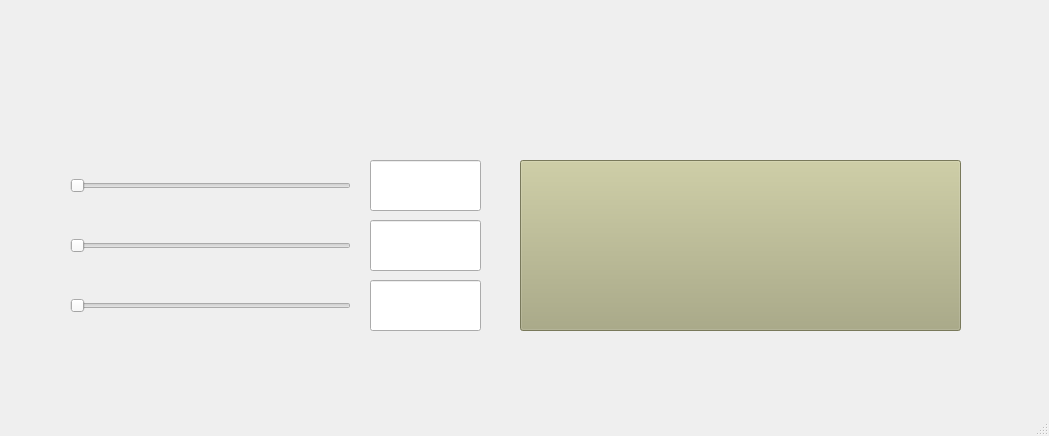
<?xml version="1.0" encoding="UTF-8"?>
<ui version="4.0">
 <class>MainWindow</class>
 <widget class="QMainWindow" name="MainWindow">
  <property name="geometry">
   <rect>
    <x>0</x>
    <y>0</y>
    <width>1049</width>
    <height>436</height>
   </rect>
  </property>
  <property name="windowTitle">
   <string>MainWindow</string>
  </property>
  <widget class="QWidget" name="centralwidget">
   <widget class="QLineEdit" name="txt_valor_R">
    <property name="geometry">
     <rect>
      <x>370</x>
      <y>160</y>
      <width>111</width>
      <height>51</height>
     </rect>
    </property>
    <property name="font">
     <font>
      <pointsize>16</pointsize>
      <weight>75</weight>
      <bold>true</bold>
     </font>
    </property>
    <property name="alignment">
     <set>Qt::AlignCenter</set>
    </property>
   </widget>
   <widget class="QSlider" name="hs_R">
    <property name="geometry">
     <rect>
      <x>70</x>
      <y>170</y>
      <width>281</width>
      <height>31</height>
     </rect>
    </property>
    <property name="orientation">
     <enum>Qt::Horizontal</enum>
    </property>
   </widget>
   <widget class="QLineEdit" name="txt_valor_G">
    <property name="geometry">
     <rect>
      <x>370</x>
      <y>220</y>
      <width>111</width>
      <height>51</height>
     </rect>
    </property>
    <property name="font">
     <font>
      <pointsize>16</pointsize>
      <weight>75</weight>
      <bold>true</bold>
     </font>
    </property>
    <property name="alignment">
     <set>Qt::AlignCenter</set>
    </property>
   </widget>
   <widget class="QSlider" name="hs_G">
    <property name="geometry">
     <rect>
      <x>70</x>
      <y>230</y>
      <width>281</width>
      <height>31</height>
     </rect>
    </property>
    <property name="orientation">
     <enum>Qt::Horizontal</enum>
    </property>
   </widget>
   <widget class="QLineEdit" name="txt_valor_B">
    <property name="geometry">
     <rect>
      <x>370</x>
      <y>280</y>
      <width>111</width>
      <height>51</height>
     </rect>
    </property>
    <property name="font">
     <font>
      <pointsize>16</pointsize>
      <weight>75</weight>
      <bold>true</bold>
     </font>
    </property>
    <property name="alignment">
     <set>Qt::AlignCenter</set>
    </property>
   </widget>
   <widget class="QSlider" name="hs_B">
    <property name="geometry">
     <rect>
      <x>70</x>
      <y>290</y>
      <width>281</width>
      <height>31</height>
     </rect>
    </property>
    <property name="orientation">
     <enum>Qt::Horizontal</enum>
    </property>
   </widget>
   <widget class="QPushButton" name="btn_color">
    <property name="geometry">
     <rect>
      <x>520</x>
      <y>160</y>
      <width>441</width>
      <height>171</height>
     </rect>
    </property>
    <property name="styleSheet">
     <string notr="true">background-color: rgb(170, 170, 127);</string>
    </property>
    <property name="text">
     <string/>
    </property>
   </widget>
   <widget class="QLabel" name="label_9">
    <property name="geometry">
     <rect>
      <x>920</x>
      <y>0</y>
      <width>121</width>
      <height>131</height>
     </rect>
    </property>
    <property name="text">
     <string/>
    </property>
    <property name="pixmap">
     <pixmap resource="recursos_proyecto.qrc">:/LOGO/Imagenes/HD-wallpaper-bob-esponja-mafioso-bob-esponja-gangster-mafioso-meme.jpg</pixmap>
    </property>
    <property name="scaledContents">
     <bool>true</bool>
    </property>
   </widget>
   <widget class="QLabel" name="label_6">
    <property name="geometry">
     <rect>
      <x>0</x>
      <y>0</y>
      <width>111</width>
      <height>121</height>
     </rect>
    </property>
    <property name="text">
     <string/>
    </property>
    <property name="pixmap">
     <pixmap resource="recursos_proyecto.qrc">:/NUMEROS/Imagenes/Boca_Juniors_logo18.svg.png</pixmap>
    </property>
    <property name="scaledContents">
     <bool>true</bool>
    </property>
   </widget>
   <widget class="QLabel" name="label_7">
    <property name="geometry">
     <rect>
      <x>120</x>
      <y>0</y>
      <width>791</width>
      <height>91</height>
     </rect>
    </property>
    <property name="text">
     <string/>
    </property>
    <property name="pixmap">
     <pixmap resource="recursos_proyecto.qrc">:/UAT_FIANS/Imagenes/FIANS.png</pixmap>
    </property>
    <property name="scaledContents">
     <bool>true</bool>
    </property>
   </widget>
  </widget>
  <widget class="QMenuBar" name="menubar">
   <property name="geometry">
    <rect>
     <x>0</x>
     <y>0</y>
     <width>1049</width>
     <height>22</height>
    </rect>
   </property>
  </widget>
  <widget class="QStatusBar" name="statusbar"/>
 </widget>
 <resources>
  <include location="recursos_proyecto.qrc"/>
  <include location="recursos_proyecto.qrc"/>
 </resources>
 <connections/>
</ui>
